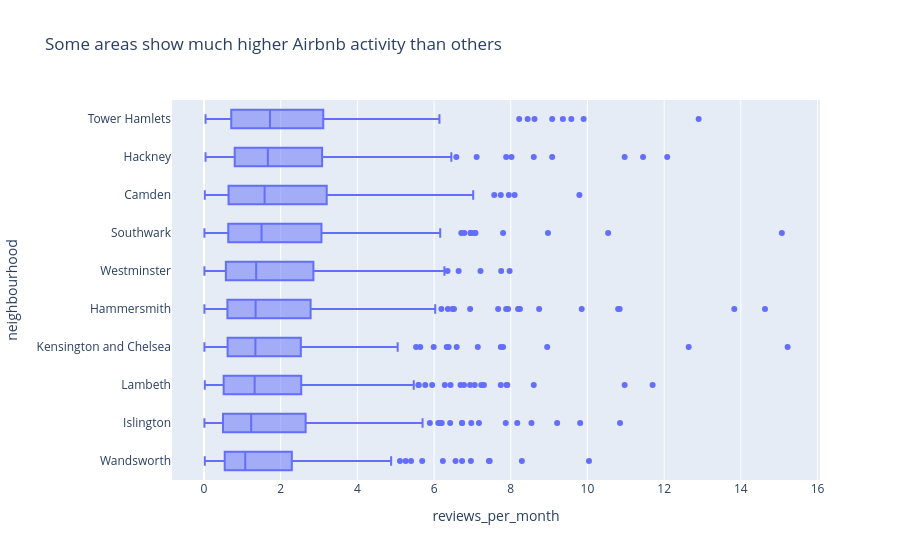

Notebook source saved alongside this figure:
### Markdown cell above
## Task 2 — Box plot: listing activity by borough

**What to build:** A **horizontal box plot** comparing listing activity (reviews per month) across London boroughs — reviews per month is a proxy for how frequently a listing is booked.

**Requirements:**
- Horizontal orientation (borough names are long)
- Sorted by median reviews per month (most active at top)
- Highlight the **two most active** boroughs in a different colour
- Outliers shown as individual points
- Insight title naming the two busiest boroughs

> 💡 Some listings have zero reviews — these are new or inactive listings. Filter them out with before plotting

### Code cell
df_reviews = df_cap[df_cap['reviews_per_month'] > 0]

borough_order = (
    df_reviews.groupby('neighbourhood')['reviews_per_month']
    .median()
    .sort_values(ascending=False)
    .index
)

fig = px.box(
    df_reviews,
    x='reviews_per_month',
    y='neighbourhood',
    orientation='h',
    points='outliers',
    category_orders={'neighbourhood': borough_order},
    title='Some areas show much higher Airbnb activity than others'
)

fig.show()

### Figure 1 — Plotly figure (JSON) as saved in the notebook; plotly's stock layout.template omitted (floating-point values rounded to 4 significant figures; data arrays with more than 128 entries replaced by an {"elided": "..."} marker saying what was removed)
{"data": [{"alignmentgroup": "True", "boxpoints": "outliers", "hovertemplate": "reviews_per_month=%{x}<br>neighbourhood=%{y}<extra></extra>", "legendgroup": "", "marker": {"color": "#636efa"}, "name": "", "notched": false, "offsetgroup": "", "orientation": "h", "showlegend": false, "type": "box", "x": {"elided": "2370 float values"}, "x0": " ", "xaxis": "x", "y": {"elided": "2370 str values"}, "y0": " ", "yaxis": "y"}], "layout": {"boxmode": "group", "legend": {"tracegroupgap": 0}, "title": {"text": "Some areas show much higher Airbnb activity than others"}, "xaxis": {"anchor": "y", "domain": [0, 1], "title": {"text": "reviews_per_month"}}, "yaxis": {"anchor": "x", "categoryarray": ["Wandsworth", "Islington", "Lambeth", "Kensington and Chelsea", "Hammersmith", "Westminster", "Southwark", "Camden", "Hackney", "Tower Hamlets"], "categoryorder": "array", "domain": [0, 1], "title": {"text": "neighbourhood"}}}}
